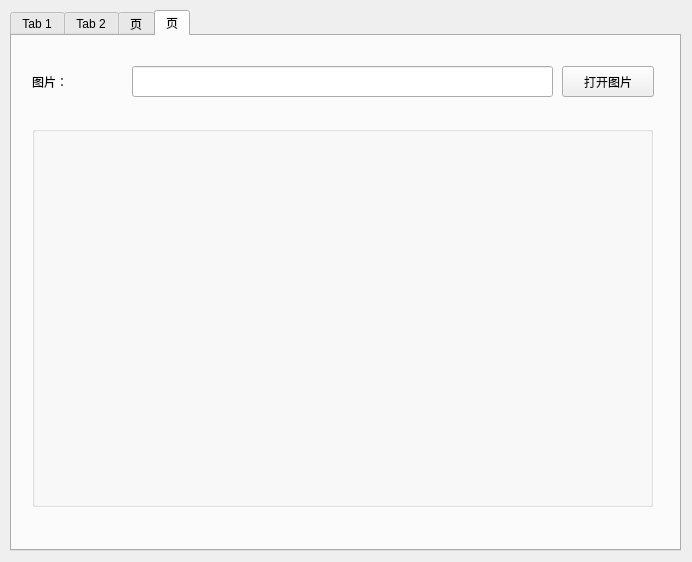
<?xml version="1.0" encoding="UTF-8"?>
<ui version="4.0">
 <class>MainWindow</class>
 <widget class="QMainWindow" name="MainWindow">
  <property name="geometry">
   <rect>
    <x>0</x>
    <y>0</y>
    <width>692</width>
    <height>562</height>
   </rect>
  </property>
  <property name="windowTitle">
   <string>MainWindow</string>
  </property>
  <widget class="QWidget" name="centralwidget">
   <widget class="QTabWidget" name="mainTabWidget">
    <property name="geometry">
     <rect>
      <x>10</x>
      <y>10</y>
      <width>671</width>
      <height>541</height>
     </rect>
    </property>
    <property name="currentIndex">
     <number>3</number>
    </property>
    <widget class="QWidget" name="FileManage">
     <attribute name="title">
      <string>Tab 1</string>
     </attribute>
     <widget class="QPushButton" name="TestButton">
      <property name="geometry">
       <rect>
        <x>20</x>
        <y>100</y>
        <width>621</width>
        <height>28</height>
       </rect>
      </property>
      <property name="text">
       <string>测试功能</string>
      </property>
     </widget>
     <widget class="QPushButton" name="FileAddressAnalysisButton">
      <property name="geometry">
       <rect>
        <x>20</x>
        <y>70</y>
        <width>621</width>
        <height>28</height>
       </rect>
      </property>
      <property name="text">
       <string>路径分析</string>
      </property>
     </widget>
     <widget class="QLabel" name="FileAddressLabel">
      <property name="geometry">
       <rect>
        <x>20</x>
        <y>30</y>
        <width>91</width>
        <height>31</height>
       </rect>
      </property>
      <property name="text">
       <string>文件夹地址：</string>
      </property>
     </widget>
     <widget class="QPushButton" name="FileAddressButton">
      <property name="geometry">
       <rect>
        <x>550</x>
        <y>30</y>
        <width>92</width>
        <height>31</height>
       </rect>
      </property>
      <property name="text">
       <string>导入地址</string>
      </property>
     </widget>
     <widget class="QLineEdit" name="FileAddressLineEdit">
      <property name="geometry">
       <rect>
        <x>120</x>
        <y>30</y>
        <width>421</width>
        <height>31</height>
       </rect>
      </property>
     </widget>
    </widget>
    <widget class="QWidget" name="CameraManage">
     <attribute name="title">
      <string>Tab 2</string>
     </attribute>
     <widget class="QPushButton" name="LinkCameraButton">
      <property name="geometry">
       <rect>
        <x>160</x>
        <y>60</y>
        <width>301</width>
        <height>28</height>
       </rect>
      </property>
      <property name="text">
       <string>连接摄像头</string>
      </property>
     </widget>
     <widget class="QWidget" name="VideoWidget" native="true">
      <property name="geometry">
       <rect>
        <x>10</x>
        <y>120</y>
        <width>641</width>
        <height>381</height>
       </rect>
      </property>
     </widget>
     <widget class="QPushButton" name="CheckCamera">
      <property name="geometry">
       <rect>
        <x>480</x>
        <y>60</y>
        <width>121</width>
        <height>31</height>
       </rect>
      </property>
      <property name="text">
       <string>检查摄像头</string>
      </property>
     </widget>
     <widget class="QComboBox" name="CameraSelect">
      <property name="geometry">
       <rect>
        <x>30</x>
        <y>60</y>
        <width>121</width>
        <height>31</height>
       </rect>
      </property>
     </widget>
    </widget>
    <widget class="QWidget" name="DatabaseManage">
     <attribute name="title">
      <string>页</string>
     </attribute>
    </widget>
    <widget class="QWidget" name="OpenCVTab">
     <attribute name="title">
      <string>页</string>
     </attribute>
     <widget class="QLabel" name="ImageAddressLabel">
      <property name="geometry">
       <rect>
        <x>20</x>
        <y>30</y>
        <width>91</width>
        <height>31</height>
       </rect>
      </property>
      <property name="text">
       <string>图片：</string>
      </property>
     </widget>
     <widget class="QGroupBox" name="ImageBox">
      <property name="geometry">
       <rect>
        <x>20</x>
        <y>90</y>
        <width>621</width>
        <height>381</height>
       </rect>
      </property>
      <property name="title">
       <string/>
      </property>
      <widget class="QLabel" name="ImageLabel">
       <property name="geometry">
        <rect>
         <x>80</x>
         <y>120</y>
         <width>72</width>
         <height>15</height>
        </rect>
       </property>
       <property name="text">
        <string/>
       </property>
      </widget>
     </widget>
     <widget class="QLineEdit" name="ImageAddressLineEdit">
      <property name="geometry">
       <rect>
        <x>120</x>
        <y>30</y>
        <width>421</width>
        <height>31</height>
       </rect>
      </property>
     </widget>
     <widget class="QPushButton" name="OpenImageButton">
      <property name="geometry">
       <rect>
        <x>550</x>
        <y>30</y>
        <width>92</width>
        <height>31</height>
       </rect>
      </property>
      <property name="text">
       <string>打开图片</string>
      </property>
     </widget>
    </widget>
   </widget>
  </widget>
 </widget>
 <resources/>
 <connections/>
</ui>
